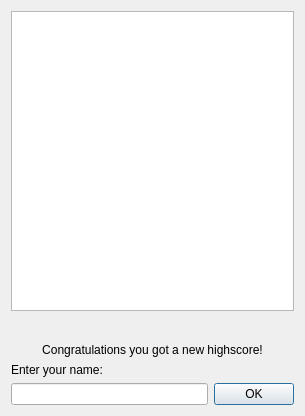
<?xml version="1.0" encoding="UTF-8"?>
<ui version="4.0">
 <class>DialogNewHighscore</class>
 <widget class="QDialog" name="DialogNewHighscore">
  <property name="geometry">
   <rect>
    <x>0</x>
    <y>0</y>
    <width>303</width>
    <height>416</height>
   </rect>
  </property>
  <property name="windowTitle">
   <string>New Highscore</string>
  </property>
  <layout class="QGridLayout" name="gridLayout_3">
   <item row="0" column="0">
    <layout class="QGridLayout" name="gridLayout">
     <item row="3" column="0">
      <layout class="QGridLayout" name="gridLayout_2">
       <item row="1" column="1">
        <widget class="QPushButton" name="btn_OK">
         <property name="text">
          <string>OK</string>
         </property>
        </widget>
       </item>
       <item row="1" column="0">
        <widget class="QLineEdit" name="lineEdit_name"/>
       </item>
       <item row="0" column="0">
        <widget class="QLabel" name="label_name">
         <property name="text">
          <string>Enter your name:</string>
         </property>
        </widget>
       </item>
      </layout>
     </item>
     <item row="1" column="0">
      <spacer name="verticalSpacer">
       <property name="orientation">
        <enum>Qt::Vertical</enum>
       </property>
       <property name="sizeHint" stdset="0">
        <size>
         <width>20</width>
         <height>40</height>
        </size>
       </property>
      </spacer>
     </item>
     <item row="0" column="0">
      <widget class="QTableView" name="table_highscore">
       <property name="minimumSize">
        <size>
         <width>283</width>
         <height>300</height>
        </size>
       </property>
       <property name="maximumSize">
        <size>
         <width>283</width>
         <height>300</height>
        </size>
       </property>
      </widget>
     </item>
     <item row="2" column="0">
      <widget class="QLabel" name="label_congrats">
       <property name="text">
        <string>Congratulations you got a new highscore!</string>
       </property>
       <property name="alignment">
        <set>Qt::AlignCenter</set>
       </property>
      </widget>
     </item>
    </layout>
   </item>
  </layout>
 </widget>
 <resources/>
 <connections/>
</ui>
